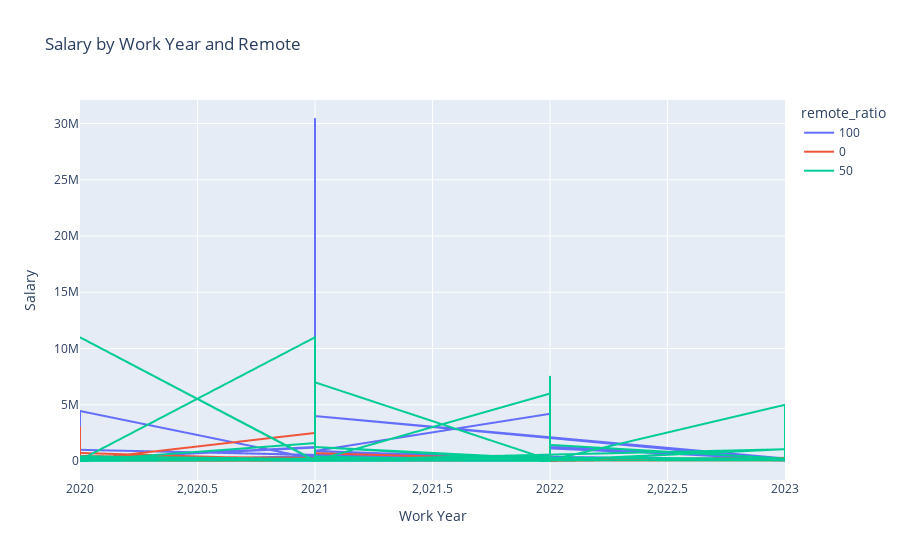

Notebook source saved alongside this figure:
### Markdown cell above
👉 Lựa chọn biểu đồ line chart để trực quan:
- Biểu đồ line chart là một loại biểu đồ thường được sử dụng để trực quan hóa dữ liệu thời gian.
- Biểu đồ line chart có thể được sử dụng để trực quan hóa mối quan hệ giữa các biến số rời rạc và liên tục.

### Code cell
# tạo biểu đồ line chart
fig = px.line(salaries_df, x='work_year', y='salary', color='remote_ratio', title='Salary by Work Year and Remote')

# cập nhật layouto
fig.update_layout(xaxis_title='Work Year', yaxis_title='Salary')

# hiển thị biểu đồ
fig.show()

### Figure 1 — Plotly figure (JSON) as saved in the notebook; plotly's stock layout.template omitted (floating-point values rounded to 4 significant figures; data arrays with more than 128 entries replaced by an {"elided": "..."} marker saying what was removed)
{"data": [{"hovertemplate": "remote_ratio=100<br>work_year=%{x}<br>salary=%{y}<extra></extra>", "legendgroup": "100", "line": {"color": "#636efa", "dash": "solid"}, "marker": {"symbol": "circle"}, "mode": "lines", "name": "100", "showlegend": true, "type": "scattergl", "x": {"elided": "1211 int values"}, "xaxis": "x", "y": {"elided": "1211 int values"}, "yaxis": "y"}, {"hovertemplate": "remote_ratio=0<br>work_year=%{x}<br>salary=%{y}<extra></extra>", "legendgroup": "0", "line": {"color": "#EF553B", "dash": "solid"}, "marker": {"symbol": "circle"}, "mode": "lines", "name": "0", "showlegend": true, "type": "scattergl", "x": {"elided": "1186 int values"}, "xaxis": "x", "y": {"elided": "1186 int values"}, "yaxis": "y"}, {"hovertemplate": "remote_ratio=50<br>work_year=%{x}<br>salary=%{y}<extra></extra>", "legendgroup": "50", "line": {"color": "#00cc96", "dash": "solid"}, "marker": {"symbol": "circle"}, "mode": "lines", "name": "50", "showlegend": true, "type": "scattergl", "x": {"elided": "187 int values"}, "xaxis": "x", "y": {"elided": "187 int values"}, "yaxis": "y"}], "layout": {"legend": {"title": {"text": "remote_ratio"}, "tracegroupgap": 0}, "title": {"text": "Salary by Work Year and Remote"}, "xaxis": {"anchor": "y", "domain": [0, 1], "title": {"text": "Work Year"}}, "yaxis": {"anchor": "x", "domain": [0, 1], "title": {"text": "Salary"}}}}
